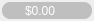
<?xml version="1.0" encoding="UTF-8"?>
<ui version="4.0">
 <class>BetItem</class>
 <widget class="EntityWidget" name="BetItem">
  <property name="geometry">
   <rect>
    <x>0</x>
    <y>0</y>
    <width>94</width>
    <height>21</height>
   </rect>
  </property>
  <property name="minimumSize">
   <size>
    <width>0</width>
    <height>20</height>
   </size>
  </property>
  <property name="maximumSize">
   <size>
    <width>16777215</width>
    <height>21</height>
   </size>
  </property>
  <property name="styleSheet">
   <string notr="true"/>
  </property>
  <layout class="QGridLayout" name="gridLayout">
   <property name="leftMargin">
    <number>1</number>
   </property>
   <property name="topMargin">
    <number>1</number>
   </property>
   <property name="rightMargin">
    <number>1</number>
   </property>
   <property name="bottomMargin">
    <number>1</number>
   </property>
   <property name="spacing">
    <number>1</number>
   </property>
   <item row="0" column="0">
    <widget class="QLabel" name="label">
     <property name="styleSheet">
      <string notr="true">QLabel {
    color: rgba(255, 255, 255, 255);
	font: 12px &quot;Arial&quot;;

    border-radius: 8px;
    background-image: url(:/textures/game/fishka.png);
    background-position: left bottom;
    background-origin: margin;
    background-clip: margin;
    background-repeat: no-repeat;
    background-attachment: fixed;
	background-color: rgba(0, 0, 0, 51);
    margin: 1px;
    padding: 1px;
    padding-left: 20px;
    padding-right: 10px;
    min-height: 15px;
    max-height: 15px;
}

QLabel[mirrored=true] {     background-position: right; }
QLabel[mirrored=false] {     background-position: left; }
</string>
     </property>
     <property name="text">
      <string notr="true">$0.00</string>
     </property>
     <property name="mirrored" stdset="0">
      <bool>false</bool>
     </property>
    </widget>
   </item>
  </layout>
 </widget>
 <customwidgets>
  <customwidget>
   <class>EntityWidget</class>
   <extends>QWidget</extends>
   <header>plugins.h</header>
   <container>1</container>
  </customwidget>
 </customwidgets>
 <resources>
  <include location="../../resources.qrc"/>
 </resources>
 <connections/>
</ui>
